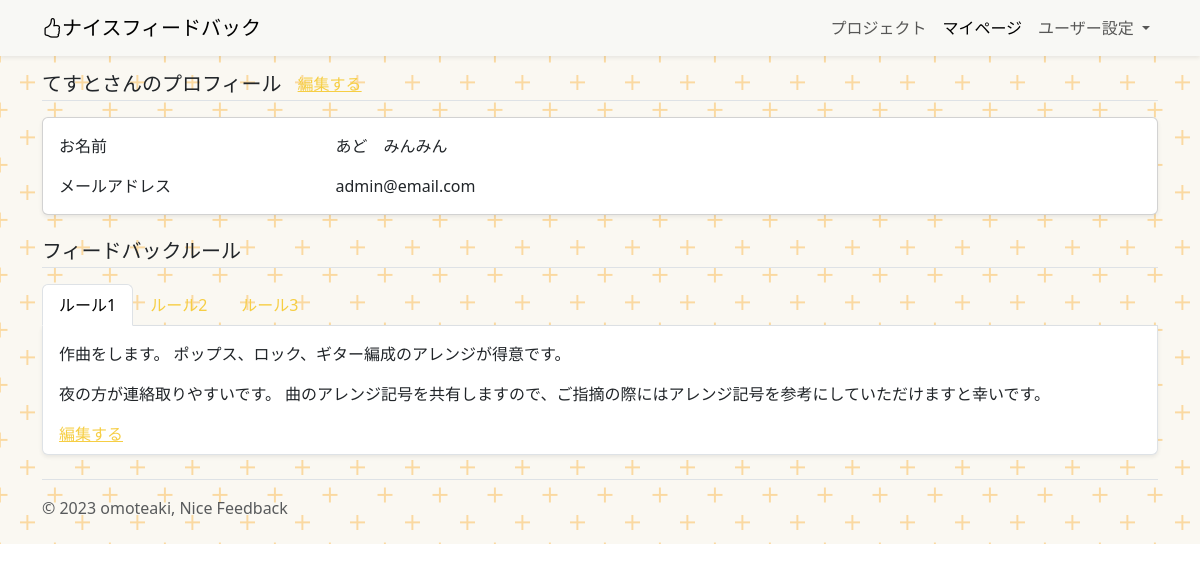
The page /account/mypage/1 (signed in) on the database its author committed.
### account/models.py (models this page shows)
class CustomUser(AbstractUser):
    pass

class UserDetail(models.Model):
    profile = models.TextField(
        verbose_name="仕事内容"
    )
    rule = models.TextField(
        verbose_name="仕事の進め方やお願い"
    )
    convenient_time_from = models.TimeField(
        verbose_name="都合の良い時間帯の開始時刻",
    )
    convenient_time_to = models.TimeField(
        verbose_name="都合の良い時間帯の終了時刻",
    )
    CONTACT = (
        ("tel", "電話"),
        ("mail", "メール"),
        ("line", "ライン"),
        ("skype", "スカイプ"),
    )
    how_to_contact = models.CharField(
        verbose_name="連絡手段",
        max_length=50,
        choices=CONTACT
    )
    user = models.ForeignKey(
        CustomUser,
        verbose_name="ユーザー",
        on_delete=models.CASCADE,
        blank=True,
        null=True,
    )
    LABEL = (
        ("ルール1", "ルール1"),
        ("ルール2", "ルール2"),
        ("ルール3", "ルール3"),
    )
    label_select = models.CharField(
        verbose_name="ラベル",
        max_length=50,
        choices=LABEL
    )
    def __str__(self):
        return self.label_select

### account/views.py (the view)
class CustomUserDetailView(DetailView):
    model = CustomUser
    template_name = "mypage.html"
    def get_context_data(self, **kwargs):
        context = super().get_context_data(**kwargs)
        context["details"] = UserDetail.objects.filter(user=self.request.user)
        context["mypage"] = True
        print(context["details"])
        return context

### account/templates/mypage.html (shortened to what this page needs)
{% extends "base.html" %}
{% block contents %}
<div class="container">
  <div class="d-flex border-bottom mb-3">
    <h5 class="mb-1">
      {% if request.user.last_name %}
      {{request.user.last_name}}{% else %}{{request.user}}{% endif %}さんのプロフィール
    </h5>
    <a href="{% url "account:user_update" request.user.pk %}" class="ms-3">編集する</a>
  </div>
  <div class="card py-3 pb-2 px-3 mb-4">
    <div class="row mb-3">
      <div class="col-sm-3">お名前</div>
      {% if object.last_name or object.first_name %}
      <div class="col-sm-6">{{object.last_name}}　{{object.first_name}}</div>
      {% else %}
      <div class="col-sm-6">登録されていません</div>
      {% endif %}
    </div>
    <div class="row mb-2">
      <div class="col-sm-3">メールアドレス</div>
      {% if object.email %}
      <div class="col-sm-6">{{object.email}}</div>
      {% else %}
      <div class="col-sm-6">登録されていません</div>
      {% endif %}
    </div>
  </div>
  <div class="d-flex border-bottom mb-3">
    <h5 class="mb-1">
      フィードバックルール
    </h5>
  </div>
  {% if details %}
  <ul class="nav nav-tabs" id="myTab" role="tablist">
  {% for detail in details %}
    <li class="nav-item" role="presentation">
      <button
    {% if forloop.first %}
      class="nav-link active" aria-selected="true"
    {% else %}
      class="nav-link" aria-selected="false"
    {% endif %}
      id="{{detail.label_select}}-tab" data-bs-toggle="tab" data-bs-target="#{{detail.label_select}}-tab-pane" type="button" role="tab" aria-controls="{{detail.label_select}}-tab-pane" >ルール{{forloop.counter}}</button>
    </li>
  {% endfor %}
  </ul>
  <div class="tab-content bg-white py-3 pb-2 px-3  border border-top-0 rounded-bottom shadow-sm" id="myTabContent">
  {% for detail in details %}
    {% if forloop.first %}
    <div class="tab-pane fade show active" id="{{detail.label_select}}-tab-pane" role="tabpanel" aria-labelledby="{{detail.label_select}}-tab" tabindex="0">
      <p>{{detail.profile}}</p>
      <p>{{detail.rule}}</p>
      <a href="{% url "account:update_feedback_rule" detail.pk %}">編集する</a>
    </div>
    {% else %}
    <div class="tab-pane fade" id="{{detail.label_select}}-tab-pane" role="tabpanel" aria-labelledby="{{detail.label_select}}-tab" tabindex="0">
      <p>{{detail.profile}}</p>
      <p>{{detail.rule}}</p>
      <a href="{% url "account:update_feedback_rule" detail.pk %}">編集する</a>
    </div>
    {% endif %}
  {% endfor %}
  </div>
  {% else %}
  <p>まだ登録されていません。</p>
  <a href="{% url "account:create_feedback_rule" %}">登録はこちら</a>
  {% endif %}
</div>
{% endblock %}

### static/css/style.css (style rules this page uses)
body { position: relative; }

### rows shown on the page
CustomUser: user.last_name "てすと"
CustomUser: last_name "あど", first_name "みんみん", email "admin@email.com"
UserDetail: profile "作曲をします。 ポップス、ロック、ギター編成のアレンジが得意です。", rule "夜の方が連絡取りやすいです。 曲のアレンジ記号を共有しますので、ご指摘の際にはアレンジ記号を参考にしていただけますと幸いです。"
